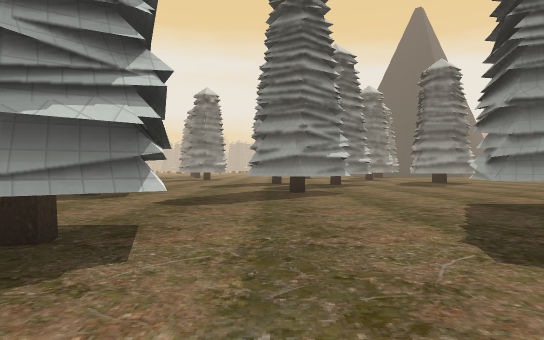
view 1 (above)

19 first-person views from a walk through a level from a Godot 3-D game. The camera is 1.3 m above the floor, looks level and sees 75° across. The floor is counted in squares, 2 m on a side. Each view is taken from the middle of a square. On the plan, view 1 faces up. The plan holds only what a view shows up to about 10 squares ahead; the rest is blank. The place goes on beyond the plan. Some surface patterns are stand-ins.

view 2
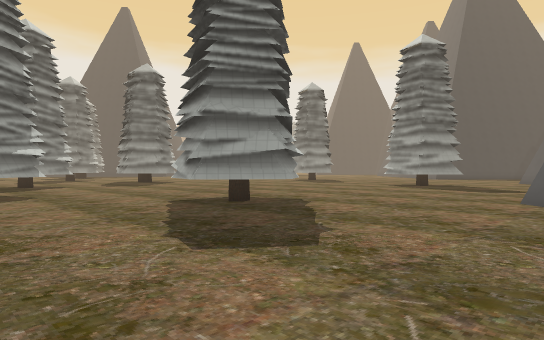

view 3
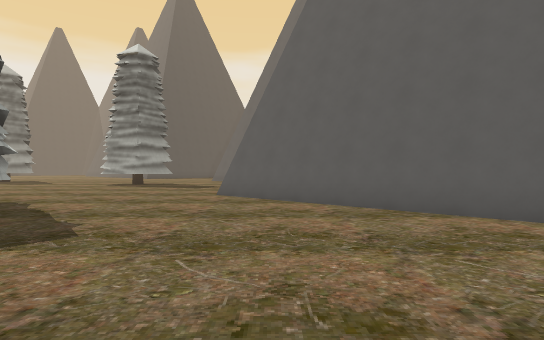

view 4
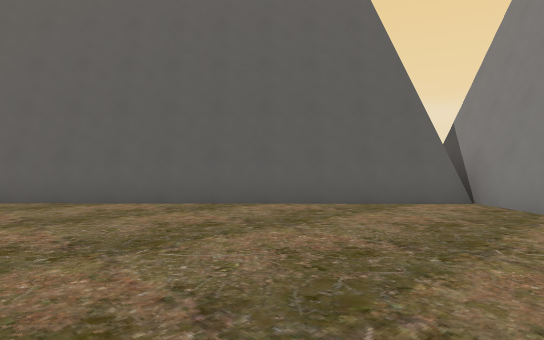

view 5
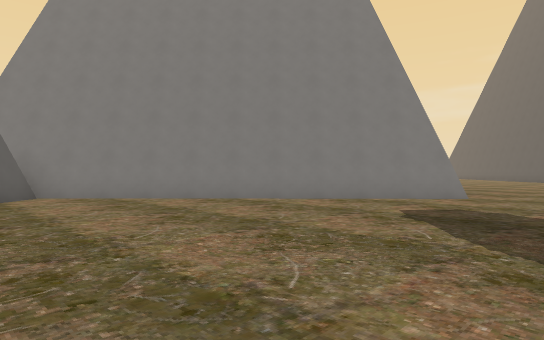

view 6
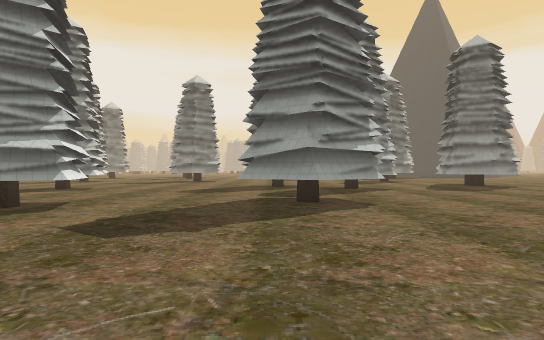

view 7
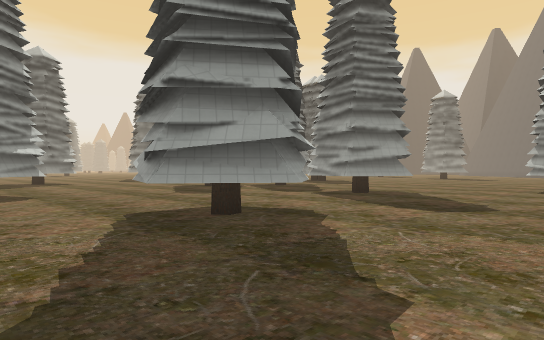

view 8
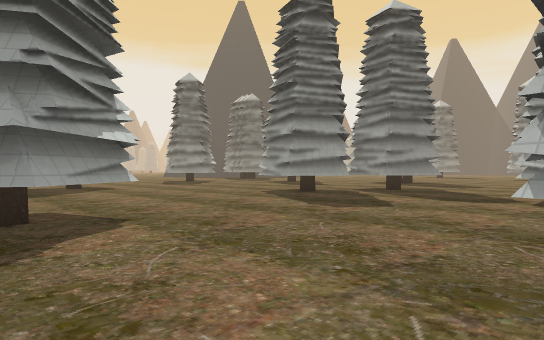

view 9
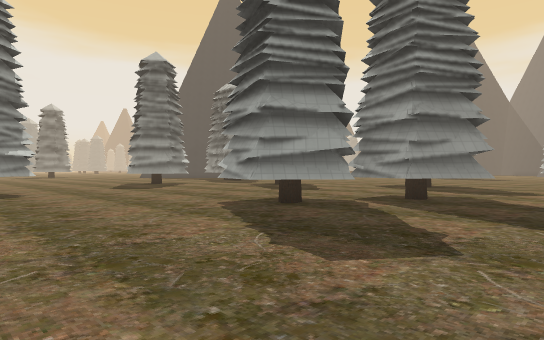

view 10
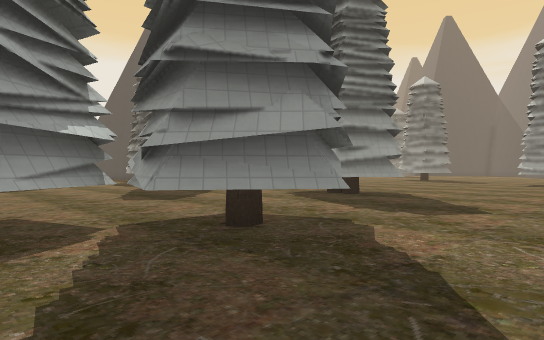

view 11
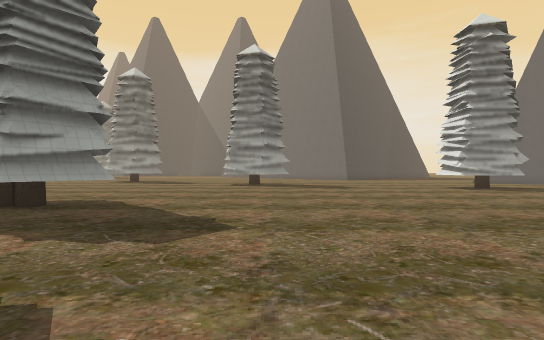

view 12
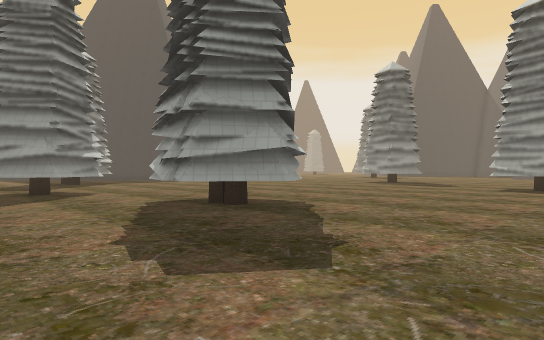

view 13
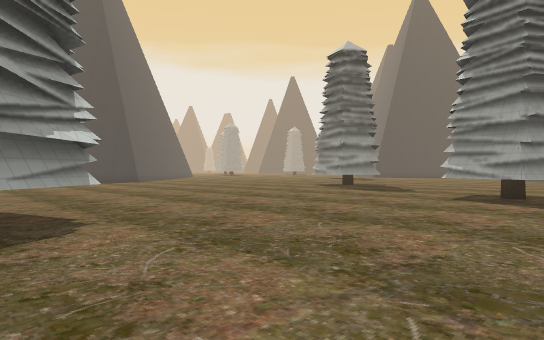

view 14
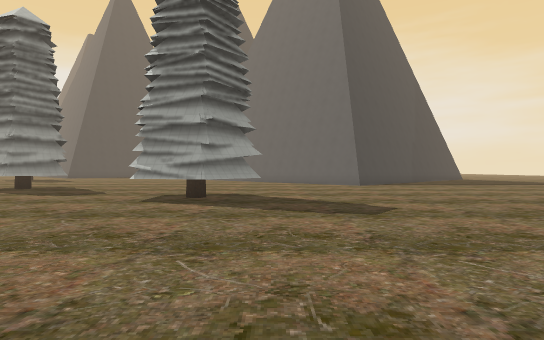

view 15
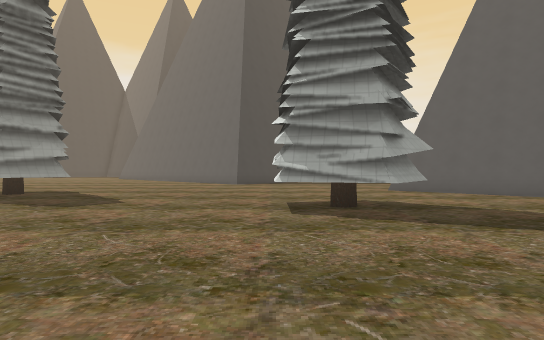

view 16
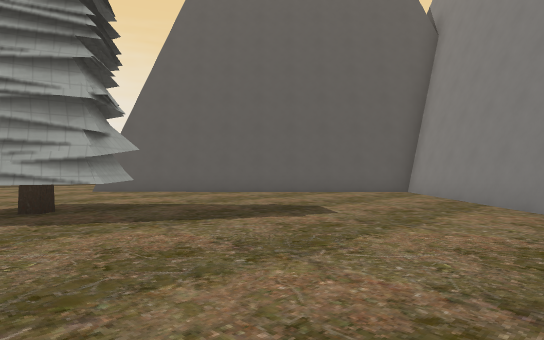

view 17
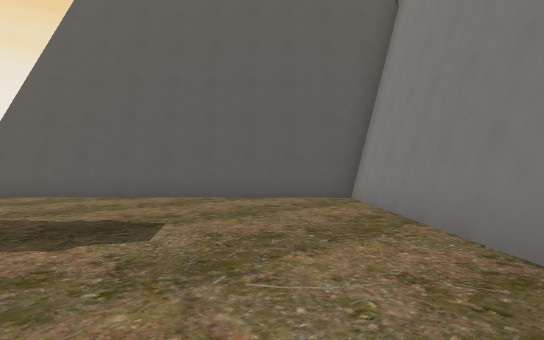

view 18
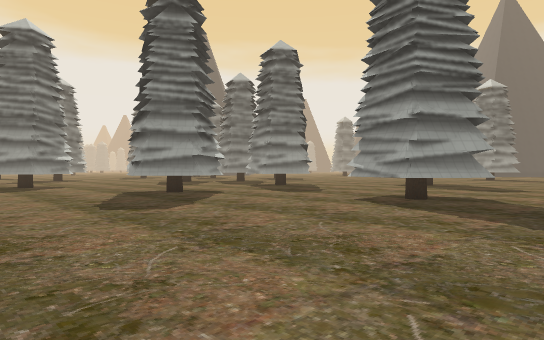

view 19
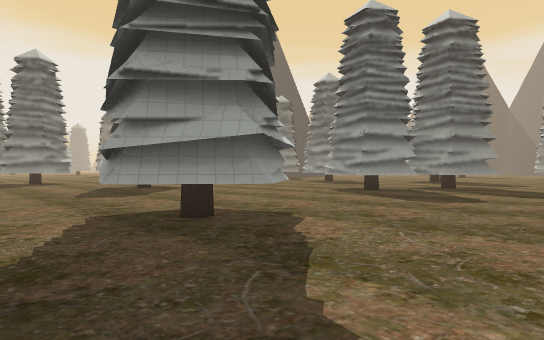

### Floor plan
Key: @ floor where view 1 was taken; # wall or solid block; . floor; T thing the floor can be seen under or through.
Columns run from 10 left of view 1 to 19 right of it. Each row starts with its distance up from view 1.
 23       ##.   ..  #   ..
 22   ..  #... ....###.....
 21  .......................
 20  ........................
 19  .................# ......  ..
 18  .........T .....## ..........
 17  ........TT .....###..........
 16  .# .....TTTT ....#...........
 15 ..###.......TTT............# .
 14 ...#.........T............## .
 13 ..........................## .
 12 ..............................
 11 ..........# ..................
 10  ....##...###.................
  9  ...###....#..................
  8  ....#........................
  7  .............# ........TT....
  6  .............## ......TT ....
  5  .............###......TT ....
  4 .......##.....................
  3 .......###...................#
  2 ........#...................##
  1 ..................#........##
  0 ..........@......###......##
 -1 ..#.............#####....##
 -2   ##...........##   ##..##
 -3    ##.........##     ####
 -4     ##.......##        #
 -5      ##.....##
 -6       ##...##
 -7        ##.##
 -8         ###
 -9           #

Where each view was taken, in squares from view 1:
view 1: 0 up, 0 right, facing up
view 2: 0 up, 0 right, facing up-right
view 3: 0 up, 1 left, facing right
view 4: 0 up, 3 left, facing down-right
view 5: 2 up, 1 right, facing down-left
view 6: 3 up, 0 right, facing up
view 7: 5 up, 8 left, facing up-right
view 8: 10 up, 8 left, facing up-right
view 9: 12 up, 5 left, facing up-right
view 10: 12 up, 0 right, facing up-right
view 11: 13 up, 2 right, facing right
view 12: 12 up, 4 right, facing up-right
view 13: 12 up, 8 right, facing up-right
view 14: 12 up, 9 right, facing right
view 15: 7 up, 8 right, facing right
view 16: 7 up, 8 right, facing down-right
view 17: 4 up, 8 right, facing down-right
view 18: 0 up, 10 left, facing up-right
view 19: 11 up, 10 left, facing up-right
